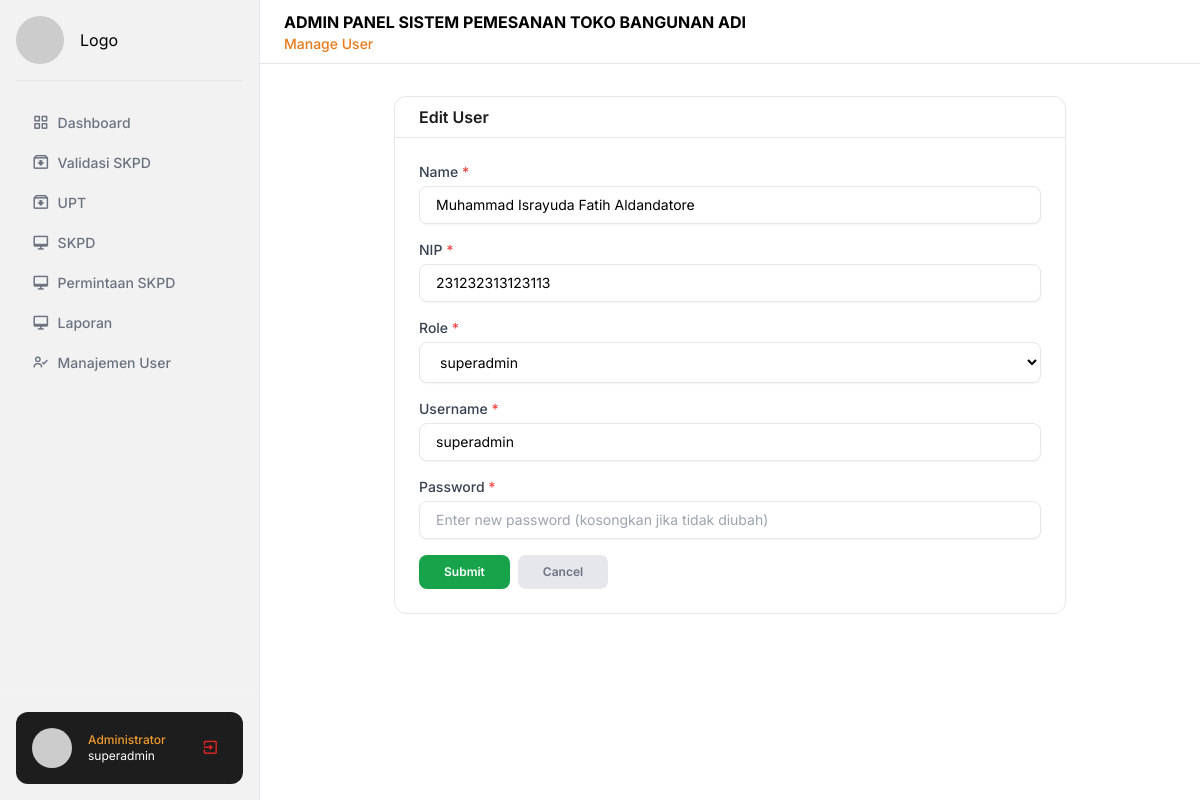
Screenshot of /main/?page=manage-user&act=edit&id=1 (signed in) with the database file from the repository.
### tables this page shows
CREATE TABLE `tb_user` (
  `id` int NOT NULL,
  `nama` varchar(255) NOT NULL,
  `nip` varchar(15) NOT NULL,
  `username` varchar(100) NOT NULL,
  `password` varchar(100) NOT NULL,
  `role_id` int NOT NULL,
  `createdAt` datetime NOT NULL,
  `updatedAt` datetime NOT NULL
);

### utilities/func/query.php (called while the page is built, shortened)
<?php
function getData(
  $table,
  $columns = "*",
  $join = "",
  $condition = "",
  $orderBy = "",
  $limit = ""
) {
  global $conn;
  $query = "SELECT $columns FROM $table";
  if (!empty($condition)) {
    $query .= " WHERE $condition";
  }
  $statement = mysqli_prepare($conn, $query);
  mysqli_stmt_execute($statement);
  $data = array();
  $result = mysqli_stmt_get_result($statement);
  while ($row = mysqli_fetch_assoc($result)) {
    $data[] = $row;
  }
  return $data;
}

### components/select/select.php (the view)
<?php
function baseSelect(
  $label,
  $name,
  $dataOption,
  $valueOption,
  $labelOption,
  $defaultOption,
  $selectedOption = '',
  $required = false,
) {
  $requiredAttr = $required ? 'required' : '';
  $requiredLabel = $required ? ' <span class="text-red-500">*</span>' : '';
  $selectHTML = "
    <div>
      <label class='block text-sm font-medium text-gray-700'>{$label}{$requiredLabel}</label>
      <select name='{$name}' class='bg-white mt-1 w-full rounded-lg border py-2.5 px-4 border-gray-200 shadow-sm sm:text-sm' {$requiredAttr}>
        <option value=''>{$defaultOption}</option>";
  foreach ($dataOption as $option) {
    $selected = ($option[$valueOption] == $selectedOption) ? 'selected' : '';
    $selectHTML .= "<option value='{$option[$valueOption]}' {$selected}>{$option[$labelOption]}</option>";
  }
  $selectHTML .= "</select>
    </div>";
  return $selectHTML;
}
?>

### components/input/input.php
<?php
function baseInput(
  $label,
  $name,
  $required = false,
  $type = 'text',
  $value = '',
  $placeholder = '',
  $autocomplete = 'off'
) {
  $requiredAttr = $required ? 'required' : '';
  $requiredLabel = $required ? ' <span class="text-red-500">*</span>' : '';
  return "
    <div>
      <label class='block text-sm font-medium text-gray-700'>{$label}{$requiredLabel}</label>
      <input type='{$type}' name='{$name}' value='{$value}' placeholder='{$placeholder}' autocomplete='{$autocomplete}' class='mt-1 w-full rounded-lg border py-2 px-4 border-gray-200 shadow-sm sm:text-sm' {$requiredAttr} />
    </div>
  ";
}

### assets/css/index.css (style rules this page uses)
* { font-family: "Inter", sans-serif; }

### rows the page displays
tb_user: nama "Muhammad Israyuda Fatih Aldandatore", nip "231232313123113", username "superadmin"

### other values shown
$menu['label'] "Dashboard"
$menu['label'] "Validasi SKPD"
$menu['label'] "UPT"
$menu['label'] "SKPD"
$menu['label'] "Permintaan SKPD"
$menu['label'] "Laporan"
$menu['label'] "Manajemen User"
$_SESSION['username'] "superadmin"
$head_title "Manage User"
$label "Name NIP Username Password"
$label "Role"
form field role_id "superadmin"
